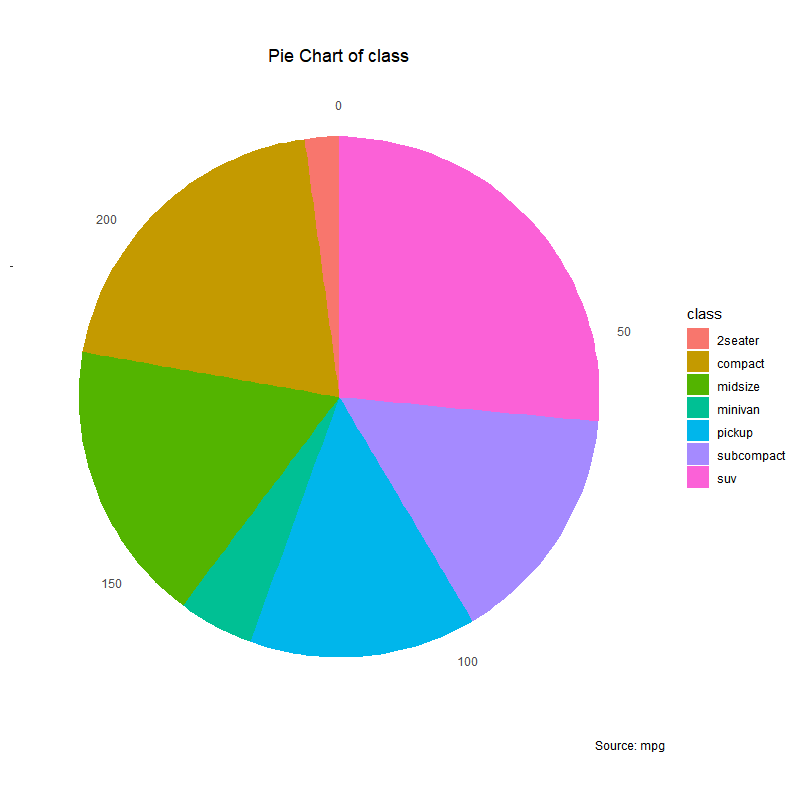

The script that drew this image:
### PIE CHART ###

# Code for Example 1

# Import ggplot2 package
library(ggplot2)                                    

# Pre-set the classic theme
theme_set(theme_classic())                          

# Type in the dataframe$categorical column 
df <- as.data.frame(table($))                       

# Rename the columns form the data frame created
colnames(df) <- c("class","freq")                   

pie <- ggplot(data = df,                            # do not modify this line of code
              aes(x = "",                           # do not modify this line of code
                  y = freq,                         # do not modify this line of code
                  fill = factor(class))) +          # do not modify this line of code
  geom_bar(width = 1,                               # do not modify this line of code
           stat = "identity") +                     # set stat = "identity"
  theme(plot.title = element_text(hjust = 0.5)) +   # hjust displays the text horizontally 
  labs(fill = "class",                              # type in the fill title
       x = NULL,                                    # do not modify this line of code
       y = NULL,                                    # do not modify this line of code
       title = "",                                  # type in the chart title
       subtitle = ""                                # type in the chart subtitle
       caption = "")                                # type additional captions

pie + coord_polar(theta = "y", start = 0)           # do not modify this line of code

# Code for Example 2

pie <- ggplot(data = ,                              # do not modify this line of code                          
              aes(x = "",                           # do not modify this line of code
                  fill = factor())) +               # type in the categorical variable column name
  geom_bar(width = 1) +                             # do not modify this line of code
  theme(axis.line = element_blank(),                # do not modify this line of code
        labs(fill = "class",                        # type in the fill title
             x = NULL,                              # do not modify this line of code
             y = NULL,                              # do not modify this line of code
             title = "",                            # type in the chart title
             subtitle = ""                          # type in the chart subtitle
             caption = "")                          # type additional captions

pie + coord_polar(theta = "y", start = 0)           # do not modify this line of code

# EXAMPLE 1

# Data retreived from a frequency table

library(ggplot2)
theme_set(theme_classic())

df <- as.data.frame(table(mpg$class))
colnames(df) <- c("class","freq")

pie <- ggplot(data = df,
               aes(x = "",
                   y = freq,
                   fill = factor(class))) +
  geom_bar(width = 1,
           stat = "identity") +
  theme(plot.title = element_text(hjust = 0.5)) +
  labs(fill = "class",
       x = NULL,
       y = NULL,
       title = "Pie Chart of class",
       caption = "Source: mpg")

pie + coord_polar(theta = "y", start = 0)

# EXAMPLE 2

# Data retreived from a categorical variable from a data frame

pie <- ggplot(data = mpg,
              aes(x = "",
                  fill = factor(class))) +
  geom_bar(width = 1) +
  theme(axis.line = element_blank(),
        plot.title = element_text(hjust = 0.5)) +
  labs(fill = "class",
       x = NULL,
       y = NULL,
       title = "Pie Chart of class",
       caption = "Source: mpg")

pie + coord_polar(theta = "y", start = 0)
